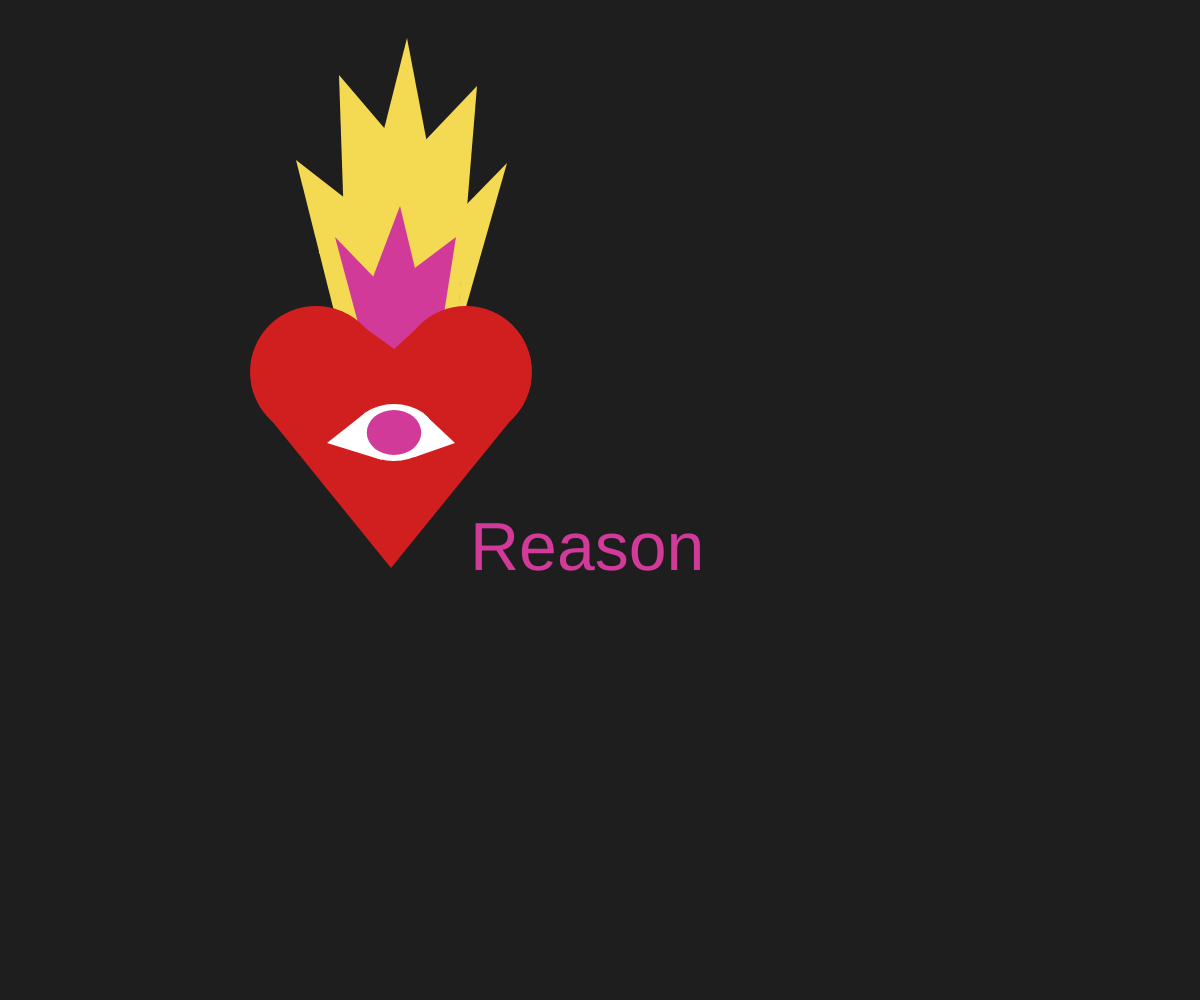
Frame 1 (no input)
Frame 60 (no input): identical to frame 1, image omitted
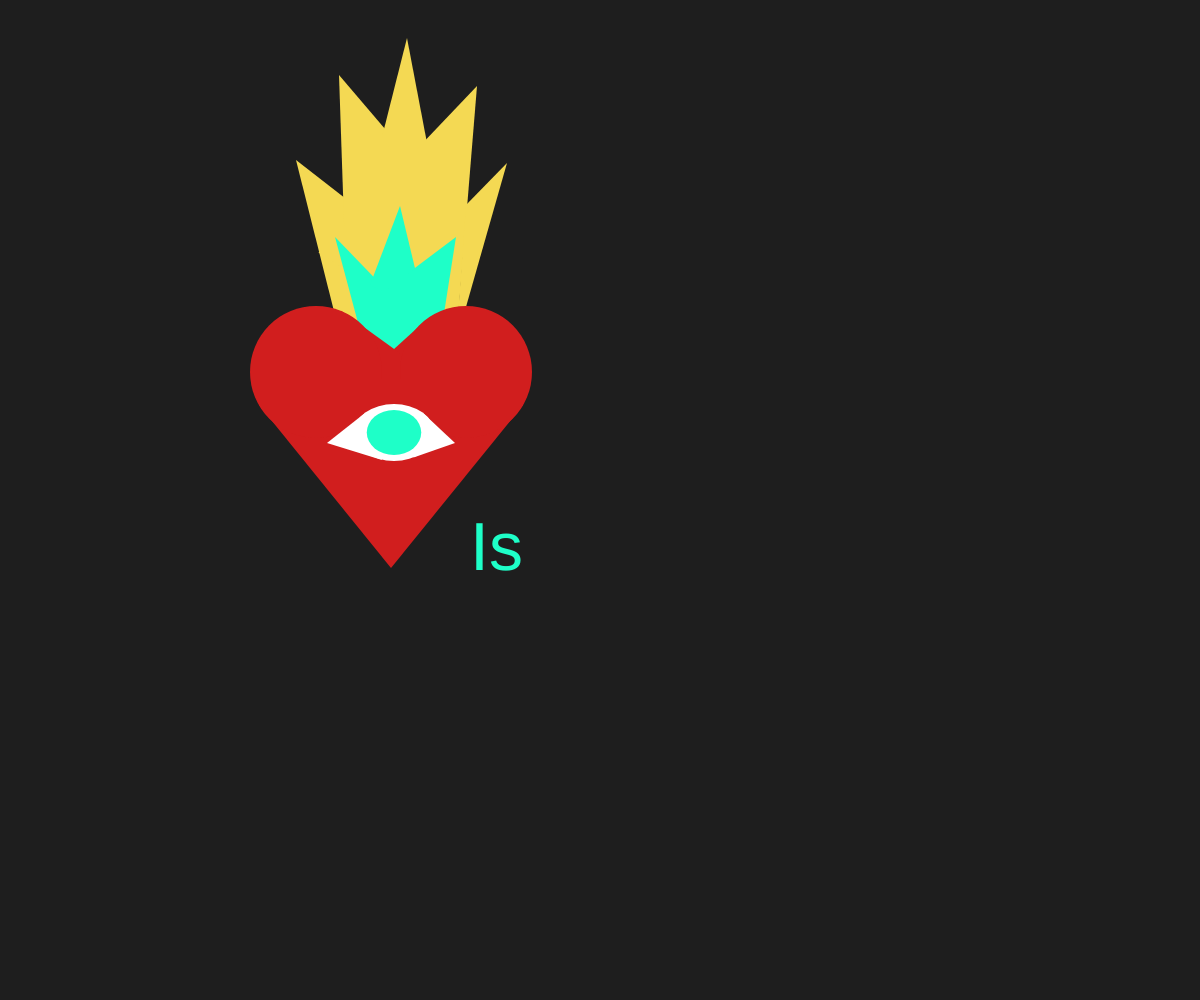
Frame 120 (the mouse pressed at the canvas centre since frame 60)

The p5.js sketch that drew these frames (run headless with seeded random() and noise() and a simulated clock; from frame 60 on, the mouse is pressed at the canvas centre):

// p5.js sketch
// ── sketch.js
var colorCall = ["Reason", "Is", "Powerless", "In", "The", "Expression", "Of", "Love"];

var circX = 394;
var speed = 9;

var fire = 0;

var red1 = [209, 30, 30, 39, 198, 200, 30, 10, 250];
var green1 = [58,292,4, 198, 200, 30, 100, 80];
var blue1 = [153,200,228, 198, 200, 30, 100, 20];


function setup() {
   createCanvas(windowWidth,windowHeight); 
    
}

function draw() {

   background (30);
    
    
    fill(red1[fire],green1[fire],blue1[fire]);
    textSize(68);
    textAlign(LEFT);
    text(colorCall[fire],470,570);
    
    noStroke();
    textAlign(LEFT);

    
//    F L A M E
    
    var y = color(244, 217, 83);
            fill(y);  
            noStroke(); 
    
    triangle(296, 160, 348, 367, 386, 230);
    triangle(339, 75, 345, 252, 426, 177);
    triangle(382, 137, 443, 227, 407, 38);
    triangle(318.5, 252.5, 456, 342, 477, 86);
    triangle(466, 205, 456, 342, 507, 163);
    
    var o = color(219, 97, 14);
             fill(red1[fire],green1[fire],blue1[fire]); 
            noStroke(); 
    
    triangle(335, 237, 368, 360, 452, 358);
    triangle(370, 285, 400, 206, 426, 314);
    triangle(379, 295, 437, 358, 456, 237);
    
//    H E A R T
    
    var r = 
            fill(209, 30, 30);  
            noStroke();  
    
    triangle(259, 405, 523.37, 404.64, 391, 568);
    triangle(426, 320, 361, 379, 466, 379);
    triangle(341.2, 310.78, 332, 423, 426, 372);
    ellipse(466, 372, 132, 132);
    ellipse(316, 372, 132, 132);
    rect(354, 379, 78, 44);
    
//    E Y E
    
    
     var w =
            fill(255, 255, 255);  
            noStroke(); 
    
    triangle(327, 443, 365, 413, 382, 460);
    triangle(423, 413, 455, 443, 413.5, 457.5);
    ellipse(394, 432.5, 80, 57);
         
     
    

     var b = 
             fill(red1[fire],green1[fire],blue1[fire]); 
            noStroke(); 
    
    ellipse(circX, 432.5, 54.5, 45);

    
}

function mousePressed(){
    fire = fire + 1;
    
    if(fire == colorCall.length){
        fire = 0;
    }
}
